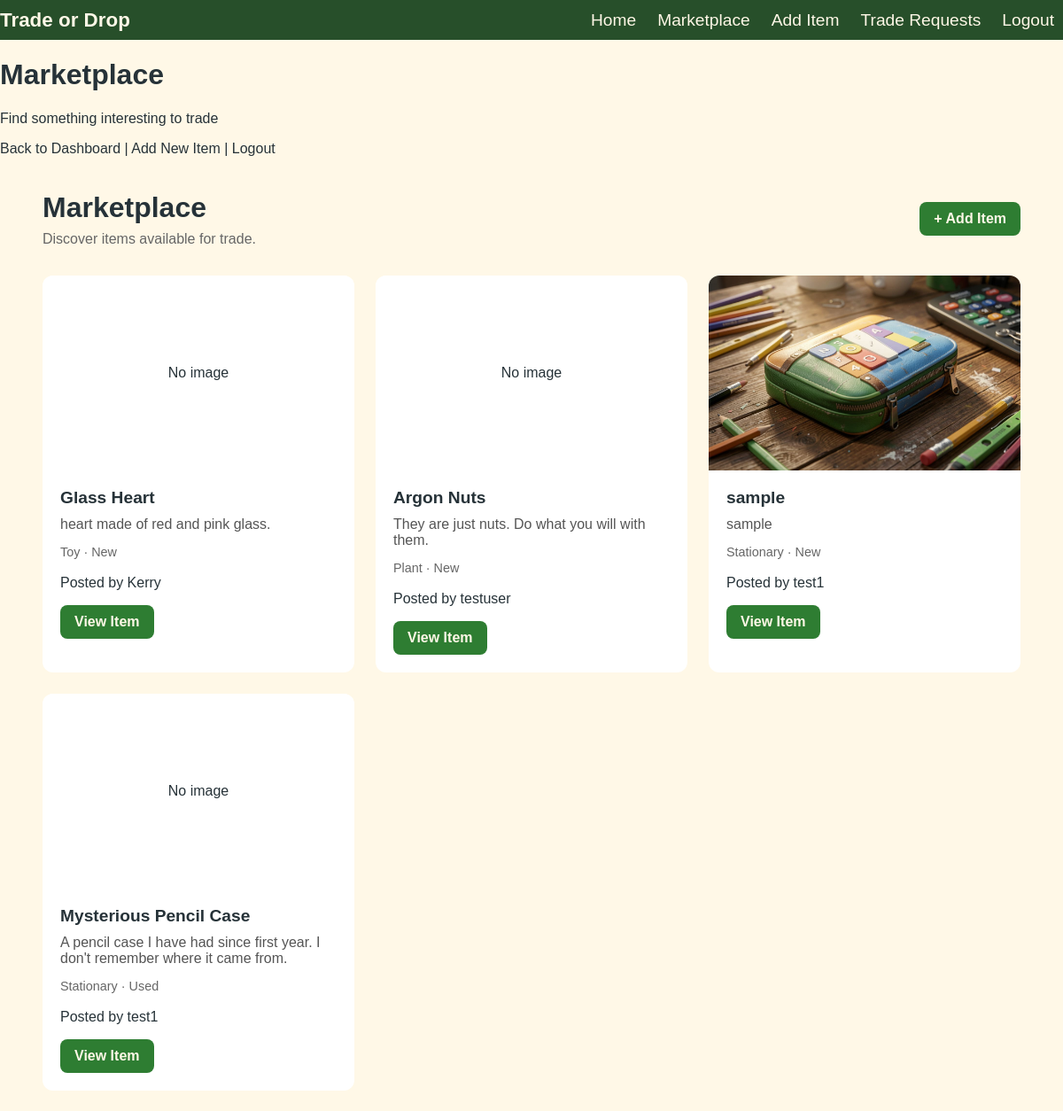
/pages/marketplace.php (signed in), run on the app's committed database.
### tables this page shows
CREATE TABLE `items` (
  `id` int(11) NOT NULL,
  `user_id` int(11) NOT NULL,
  `item_name` varchar(100) NOT NULL,
  `description` text NOT NULL,
  `category` varchar(50) NOT NULL,
  `item_condition` varchar(50) NOT NULL,
  `image_path` varchar(255) DEFAULT NULL,
  `status` varchar(30) NOT NULL DEFAULT 'available',
  `created_at` timestamp NOT NULL DEFAULT current_timestamp()
);

CREATE TABLE `users` (
  `id` int(11) NOT NULL,
  `username` varchar(50) NOT NULL,
  `email` varchar(100) NOT NULL,
  `password` varchar(255) NOT NULL,
  `created_at` timestamp NOT NULL DEFAULT current_timestamp()
);

### pages/marketplace.php (the view, shortened to what this page needs)
<?php
require __DIR__ . '/../database/db.php';
    $stmt = $conn->prepare(
        "SELECT
            items.id,
            items.item_name,
            items.description,
            items.category,
            items.item_condition,
            items.image_path,
            items.status,
            items.created_at,
            users.username
        FROM items
        INNER JOIN users
            ON items.user_id = users.id
        WHERE items.status = 'available'
        ORDER BY items.created_at DESC"
        );
    $stmt->execute();
    $items = $stmt->fetchAll(PDO::FETCH_ASSOC);
?>
<!DOCTYPE html>
<html lang="en">
<head>
</head>
<body>
<?php require __DIR__ . '/../includes/header.php'; ?>
    <h1>Marketplace</h1>
    <p>Find something interesting to trade</p>
    <p>
        <a href="home_page.php">Back to Dashboard</a> |
        <a href="add_item.php">Add New Item</a> |
        <a href="home_page.php?logout=true">Logout</a>
    </p>
    <main>
    <div class="items-container">
        <section class="page-heading">
            <div>
                <h1>Marketplace</h1>
                <p>Discover items available for trade.</p>
            </div>
            <a href="add_item.php" class="button button-primary">
                + Add Item
            </a>
        </section>
        <div class="item-grid">
        <?php foreach ($items as $item): ?>
            <div class="item-card">
                <?php if (!empty($item['image_path'])): ?>
                    <img
                        src="../<?php echo htmlspecialchars($item['image_path']); ?>"
                        alt="<?php echo htmlspecialchars($item['item_name']); ?>"
                        class="item-card-image"
                    >
                <?php else: ?>
                    <div class="item-card-image item-card-placeholder">
                        No image
                    </div>
                <?php endif; ?>
                <div class="item-card-content">
                    <h2 class="item-card-title">
                        <?php echo htmlspecialchars($item['item_name']); ?>
                    </h2>
                    <p class="item-card-description">
                        <?php echo htmlspecialchars($item['description']); ?>
                    </p>
                    <p class="item-card-meta">
                        <?php echo htmlspecialchars($item['category']); ?>
                        ·
                        <?php echo htmlspecialchars($item['item_condition']); ?>
                    </p>
                    <p class="item-card-owner">
                        Posted by
                        <?php echo htmlspecialchars($item['username']); ?>
                    </p>
                    <a
                        href="item_details.php?id=<?php echo $item['id']; ?>"
                        class="button button-secondary"
                    >
                        View Item
                    </a>
                </div>
            </div>
        <?php endforeach; ?>
        </div>
    </div>
                </main>
</body>
</html>

### assets/css/style.css (style rules this page uses)
:root { --primary:#2E7D32; --secondary:#F9A826; --accent:#42A5F5; --background:#FFF8E7; --surface_cards:#FFFFFF; --text:#263238; --success:#07D352; --warning:#F94316; --dark-green: #1C4620; }
* { box-sizing: border-box; }
html { scroll-behavior: smooth; }
body { font-family: Arial, sans-serif; margin: 0; padding: 0; background-color: var(--background); color: var(--text); }
a { text-decoration: none; color: inherit; }
main { width: min(1200px, 92%); margin: 0 auto; padding: 23px 0; }
.item-grid { display: grid; grid-template-columns: repeat(3, 1fr); gap: 24px; }
.item-card { overflow: hidden; background: var(--surface_cards); bottom: 1px solid var(--dark-green); border-radius: 12px; }
.item-card-image { display: block; width: 100%; height: 220px; object-fit: cover; }
.item-card-placeholder { display: flex; align-items: center; justify-content: center; background: var(--surface_cards); color: var(--text); }
.item-card-content { padding: 20px; }
.item-card-title { margin: 0 0 10px; font-size: 1.2rem; }
.item-card-description { margin: 0 0 14px; color: #555; }
.item-card-meta { margin: 0 0 18px; font-size: 0.9rem; color: #666; }
.button { display: inline-block; padding: 10px 16px; border-radius: 8px; font-weight: 600; }
.button-secondary { background: var(--primary); color: var(--background); }
.page-heading { display: flex; align-items: center; justify-content: space-between; gap: 24px; margin-bottom: 32px; }
.page-heading h1 { margin: 0 0 8px; font-size: 2rem; }
.page-heading p { margin: 0; color: #666; }
.button-primary { background: var(--primary); color: var(--background); }

### data on the page
items: image_path "No image", item_name "Glass Heart", description "heart made of red and pink glass.", category "Toy", item_condition "New", user.username "Kerry"
items: image_path "No image", item_name "Argon Nuts", description "They are just nuts. Do what you will with them.", category "Plant", item_condition "New", user.username "testuser"
items: image_path (picture), item_name "sample", description "sample", category "Stationary", item_condition "New", user.username "test1"
items: shows "No image", item_name "Mysterious Pencil Case", description "A pencil case I have had since first year. I don't remember where it came from.", category "Stationary", item_condition "Used", user.username "test1"
